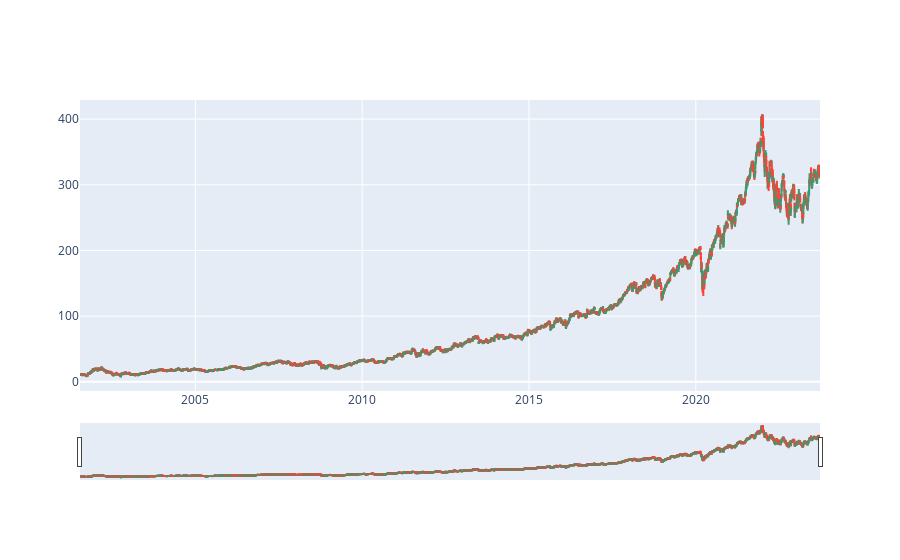

The notebook cell saved with this chart:
### Code cell
plot_candle_stick(df)

### Figure 1 — Plotly figure (JSON) as saved in the notebook; plotly's stock layout.template omitted (floating-point values rounded to 4 significant figures; data arrays with more than 128 entries replaced by an {"elided": "..."} marker saying what was removed)
{"data": [{"close": {"elided": "5579 float values"}, "high": {"elided": "5579 float values"}, "low": {"elided": "5579 float values"}, "open": {"elided": "5579 float values"}, "type": "candlestick", "x": {"elided": "5579 str values"}}], "layout": {}}
